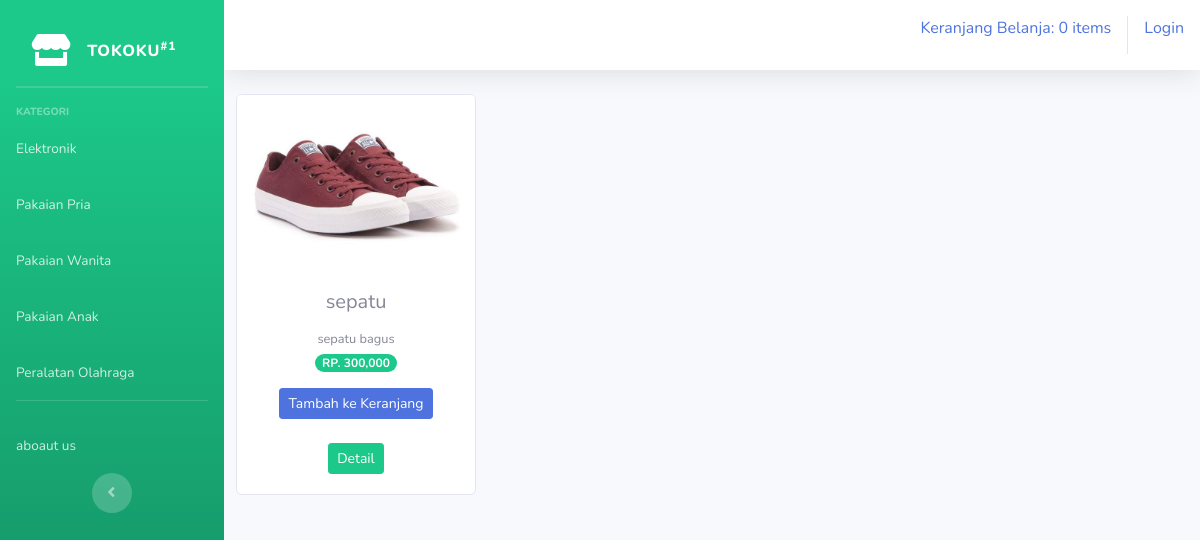
The page /index.php/kategori/pakaian_pria on the database its author committed.
### tables this page shows
CREATE TABLE `tb_barang` (
  `id_brg` int(11) NOT NULL,
  `nama_brg` varchar(120) NOT NULL,
  `keterangan` varchar(225) NOT NULL,
  `kategori` varchar(60) NOT NULL,
  `harga` int(11) NOT NULL,
  `stok` int(4) NOT NULL,
  `gambar` varchar(100) NOT NULL
);

### application/controllers/kategori.php (called while the page is built, shortened)
<?php
class kategori extends CI_Controller {
    public function pakaian_pria()
    {
    $this->load->model('model_kategori');
    $data['pakaian_pria'] = $this->model_kategori->data_pakaian_pria()->result();
    $this->load->view('templates/header');
    $this->load->view('templates/sidebar');
    $this->load->view('pakaian_pria', $data);
    $this->load->view('templates/footer');
}
}

### index.php (called while the page is built, shortened)
<?php
require_once BASEPATH.'core/CodeIgniter.php';

### application/models/model_kategori.php (called while the page is built, shortened)
<?php
    class model_kategori extends CI_Model{
        public function data_pakaian_pria(){
            return $this->db->get_where("tb_barang",array('kategori' => 'pakaian pria'));
        }
    }

### application/views/pakaian_pria.php (the view)
<div class="container-fluid">
  <div class="row text-center">
    <?php foreach ($pakaian_pria as $brg): ?>
        <div class="card" style="width: 15rem;">
          <img src="<?php echo base_url().'uploads/'.$brg->gambar ?>" class="card-img-top" alt="...">
          <div class="card-body">
            <h5 class="card-title"><?php echo $brg->nama_brg ?></h5>
            <small><?php echo $brg->keterangan ?></small><br>
            <span class="badge badge-pill badge-success mb-3">RP. <?php echo number_format($brg->harga, 0, ',', ','); ?></span>
         </span><br>
            <?php echo anchor('dashboard/tambah_ke_keranjang/'.$brg->id_brg, '<div class="btn btn-sm btn-primary">Tambah ke Keranjang</div>') ?>
            <br>
            <br>
            <?php echo anchor('dashboard/detail/'.$brg->id_brg, '<div class="btn btn-sm btn-success">Detail</div>') ?>
          </div>
        </div>
    <?php endforeach; ?>
  </div>
</div>

### rows shown on the page
tb_barang: gambar (picture), nama_brg "sepatu", keterangan "sepatu bagus", harga "300,000", id_brg "Tambah ke Keranjang", id_brg "Detail"

### other values the page prints
anchor('dashboard/detail_keranjang', $keranjang) "Keranjang Belanja: 0 items"
anchor('auth/login', 'Login') "Login"
